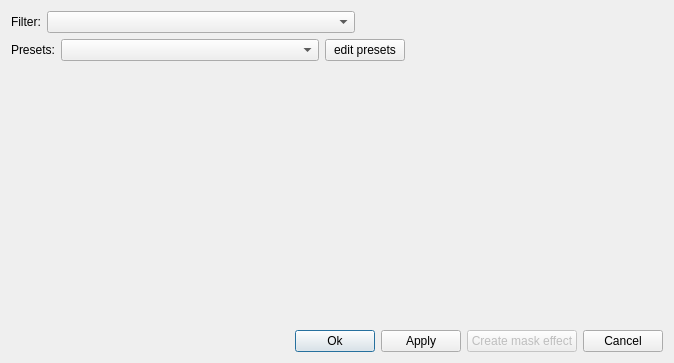
<ui version="4.0" >
 <class>FilterDialog</class>
 <widget class="QDialog" name="FilterDialog" >
  <property name="geometry" >
   <rect>
    <x>0</x>
    <y>0</y>
    <width>674</width>
    <height>363</height>
   </rect>
  </property>
  <property name="windowTitle" >
   <string>Dialog</string>
  </property>
  <layout class="QVBoxLayout" >
   <item>
    <layout class="QVBoxLayout" >
     <item>
      <layout class="QHBoxLayout" >
       <item>
        <widget class="QLabel" name="label_2" >
         <property name="text" >
          <string>Filter:</string>
         </property>
        </widget>
       </item>
       <item>
        <widget class="QComboBox" name="comboBoxFilters" >
         <property name="sizePolicy" >
          <sizepolicy vsizetype="Fixed" hsizetype="MinimumExpanding" >
           <horstretch>0</horstretch>
           <verstretch>0</verstretch>
          </sizepolicy>
         </property>
        </widget>
       </item>
       <item>
        <spacer>
         <property name="orientation" >
          <enum>Qt::Horizontal</enum>
         </property>
         <property name="sizeHint" >
          <size>
           <width>40</width>
           <height>20</height>
          </size>
         </property>
        </spacer>
       </item>
      </layout>
     </item>
     <item>
      <layout class="QHBoxLayout" >
       <item>
        <widget class="QLabel" name="label" >
         <property name="text" >
          <string>Presets:</string>
         </property>
        </widget>
       </item>
       <item>
        <widget class="QComboBox" name="comboBoxPresets" >
         <property name="sizePolicy" >
          <sizepolicy vsizetype="Fixed" hsizetype="MinimumExpanding" >
           <horstretch>0</horstretch>
           <verstretch>0</verstretch>
          </sizepolicy>
         </property>
         <property name="minimumSize" >
          <size>
           <width>0</width>
           <height>0</height>
          </size>
         </property>
         <property name="iconSize" >
          <size>
           <width>100</width>
           <height>100</height>
          </size>
         </property>
        </widget>
       </item>
       <item>
        <widget class="QPushButton" name="pushButtonEditPressets" >
         <property name="text" >
          <string>edit presets</string>
         </property>
        </widget>
       </item>
       <item>
        <spacer>
         <property name="orientation" >
          <enum>Qt::Horizontal</enum>
         </property>
         <property name="sizeHint" >
          <size>
           <width>40</width>
           <height>20</height>
          </size>
         </property>
        </spacer>
       </item>
      </layout>
     </item>
    </layout>
   </item>
   <item>
    <layout class="QVBoxLayout" >
     <item>
      <widget class="QWidget" native="1" name="centralWidgetHolder" >
       <property name="sizePolicy" >
        <sizepolicy vsizetype="Expanding" hsizetype="Preferred" >
         <horstretch>0</horstretch>
         <verstretch>0</verstretch>
        </sizepolicy>
       </property>
      </widget>
     </item>
     <item>
      <layout class="QHBoxLayout" >
       <item>
        <spacer>
         <property name="orientation" >
          <enum>Qt::Horizontal</enum>
         </property>
         <property name="sizeHint" >
          <size>
           <width>40</width>
           <height>20</height>
          </size>
         </property>
        </spacer>
       </item>
       <item>
        <widget class="QPushButton" name="pushButtonOk" >
         <property name="text" >
          <string>Ok</string>
         </property>
         <property name="default" >
          <bool>true</bool>
         </property>
        </widget>
       </item>
       <item>
        <widget class="QPushButton" name="pushButtonApply" >
         <property name="text" >
          <string>Apply</string>
         </property>
        </widget>
       </item>
       <item>
        <widget class="QPushButton" name="pushButtonCreateMaskEffect" >
         <property name="enabled" >
          <bool>false</bool>
         </property>
         <property name="text" >
          <string>Create mask effect</string>
         </property>
        </widget>
       </item>
       <item>
        <widget class="QPushButton" name="pushButtonCancel" >
         <property name="text" >
          <string>Cancel</string>
         </property>
        </widget>
       </item>
      </layout>
     </item>
    </layout>
   </item>
  </layout>
 </widget>
 <resources/>
 <connections/>
</ui>
